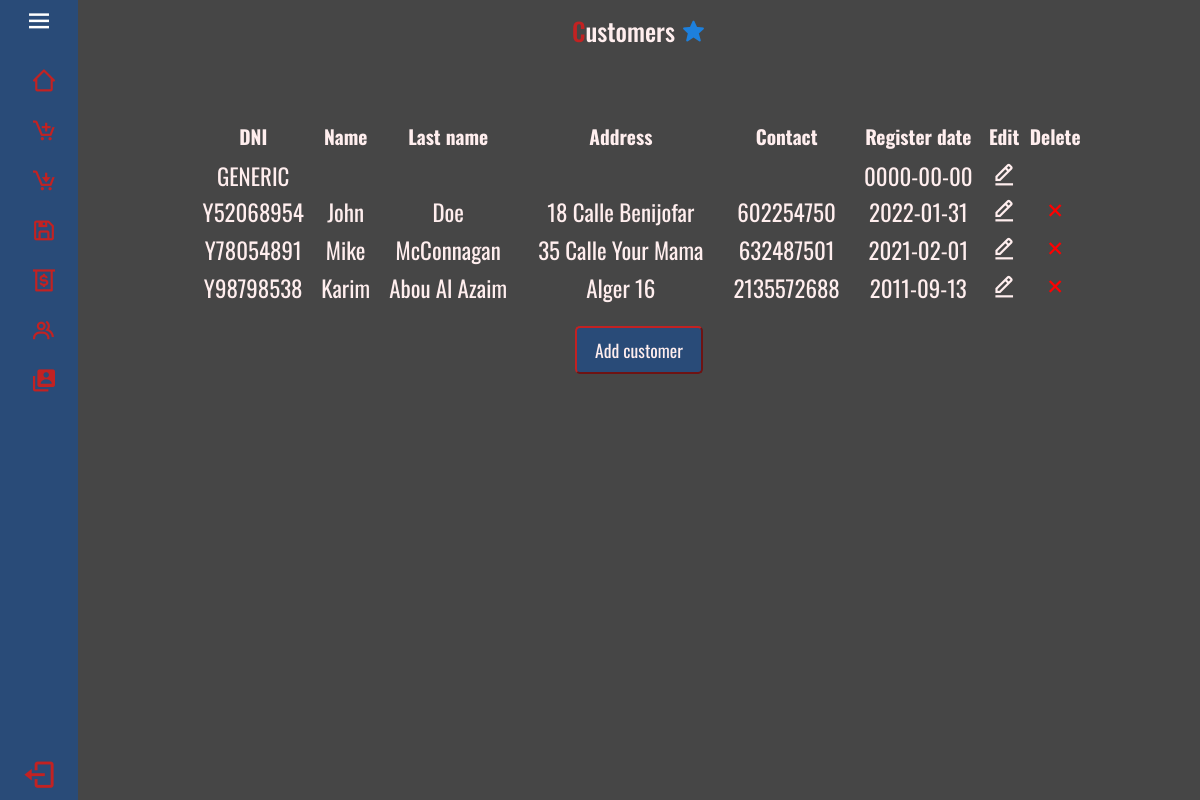
/customer/customer_list.php (signed in), run on the app's committed database.
### tables this page shows
CREATE TABLE `clientes` (
  `dni` varchar(9) NOT NULL,
  `nombre` varchar(32) NOT NULL,
  `apellido1` varchar(32) NOT NULL,
  `apellido2` varchar(32) DEFAULT NULL,
  `direccion` varchar(255) DEFAULT NULL,
  `contacto` varchar(13) DEFAULT NULL,
  `fecha_alta` date DEFAULT NULL
);

### customer/customer_list.php (the view, shortened to what this page needs)
<?php require_once("../modules/header.php");
        require_once("../modules/sql.php");?>
<main class="home_content">
    <h1>Customers <i class="bx bxs-star"></i></h1>
    <section class="category-list big">
        <table class="padcolumns-big">
            <tr>
                <th class="break-none">DNI</th>
                <th>Name</th>
                <th>Last name</th>
                <th>Address</th>
                <th>Contact</th>
                <th>Register date</th>
                <th>Edit</th>
                <th>Delete</th>
            </tr>
            <?php
                $query = "SELECT dni,nombre,apellido1,apellido2, direccion, contacto, fecha_alta FROM clientes";
                $result = $con->query($query);
                while($row = $result->fetch_assoc()){
                    echo "<tr>
                            <td class='break-none'>". $row["dni"] ."</td>
                            <td class='category-options'>".$row["nombre"]."</td>
                            <td class ='category-options'>". $row["apellido1"]." ". $row["apellido2"] ."</td>
                            <td class='category-options'>".$row["direccion"]."</td>
                            <td class='category-options'>".$row["contacto"]."</td>
                            <td class='category-options'>".$row["fecha_alta"]."</td>
                            <td><a class='category-options edit' href='customer_list.php?dni=".$row["dni"]."'><i class='bx bx-edit-alt' ></i></a></td>";
                    if($row["dni"] !== "GENERIC")
                        echo
                            "<td><a class='category-options delete' onClick=\"return confirm('Are you sure?')\" href='customer_list.php?deleteid=".$row["dni"]."'><i class='bx bx-x' ></i></a></td>
                        <tr>";
                }
            ?>
        </table>
    </section>
    <section class="quick-access in">
            <input class="links" id="openMod" type="button" value="Add customer">
    </section>
</main>
</body>
</html>

### css/sidebar.css (style rules this page uses)
* { font-family: 'Oswald' ,sans-serif; font-size: 1.05rem; box-sizing: border-box; margin: 0; padding: 0; --primary: rgb(41, 75, 120); --primary-light: rgb(29, 128, 221); --primary-dark: rgb(25, 46, 75); --secondary: rgb(194, 34, 34); --secondary-dark: rgb(117, 19, 19); --white: rgb(255, 238, 238); --bg-dark: rgb(130, 130, 130); --bg-darker: rgb(70, 70, 70); }
body { position: relative; width: 100%; min-height: 100%; overflow-x: hidden; overflow-y: scroll; background: var(--bg-darker); }
.home_content { position: relative; height: 100%; width: calc(100% - 78px); left: 78px; transition: all 0.5s ease; }
.home_content h1 { font-size: 25px; font-weight: 500; color: var(--white); margin: 12px; text-align: center; }
.home_content h1::first-letter, .home_content h2::first-letter, .home_content h3::first-letter { color: var(--secondary); font-size: inherit; }
.home_content h1 .bxs-star { color: var(--primary-light); font-size: 25px; }

### css/style.css (style rules this page uses)
a { color: inherit; }
section.quick-access { display: flex; flex-direction: row; justify-content: center; align-items: center; margin-top: 3em; margin-bottom: 1em; }
section.quick-access.in { margin: 0; }
section.quick-access.in>input.links { padding: 0.5em 1em; }
section.quick-access .links { display: flex; text-decoration: inherit; }
.links { margin: 1em 1em; background: var(--primary); color: var(--white); border-color: var(--secondary); border-radius: 5px; transition: all 0.3s ease; }
input { font-family: inherit; }
section.category-list { display: flex; justify-content: center; padding-top: 3em; width: 100%; height: 100%; }
.category-list.big { flex-grow: 1; }
section.category-list table tr td { font-size: 1.3em; list-style: none; color: var(--white); text-align: center; white-space: nowrap; }
section.category-list table tr th { font-size: 1.1em; color: var(--white); }
tr .category-options { color: inherit; text-decoration: none; }
i { font-size: 1.5em; }
table { color: var(--white); text-align: center; }
th { padding: 0.3em 0; }
.bx-x { color: red; }
.padcolumns-big { width: 80%; }

### data on the page
clientes: dni "GENERIC", fecha_alta "0000-00-00"
clientes: dni "Y52068954", nombre "John", apellido1 "Doe", direccion "18 Calle Benijofar", contacto "602254750", fecha_alta "2022-01-31"
clientes: dni "Y78054891", nombre "Mike", apellido1 "McConnagan", direccion "35 Calle Your Mama", contacto "632487501", fecha_alta "2021-02-01"
clientes: dni "Y98798538", nombre "Karim", apellido1 "Abou Al Azaim", direccion "Alger 16", contacto "2135572688", fecha_alta "2011-09-13"
